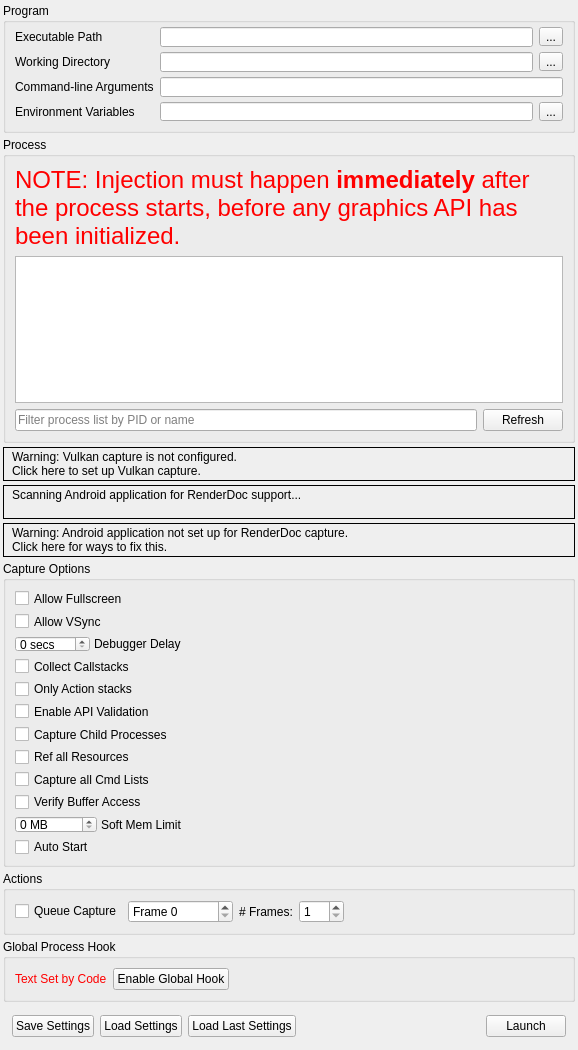
<?xml version="1.0" encoding="UTF-8"?>
<ui version="4.0">
 <class>CaptureDialog</class>
 <widget class="QFrame" name="CaptureDialog">
  <property name="geometry">
   <rect>
    <x>0</x>
    <y>0</y>
    <width>578</width>
    <height>1025</height>
   </rect>
  </property>
  <property name="windowTitle">
   <string>Launch Application</string>
  </property>
  <layout class="QVBoxLayout" name="verticalLayout">
   <property name="spacing">
    <number>4</number>
   </property>
   <property name="leftMargin">
    <number>3</number>
   </property>
   <property name="topMargin">
    <number>3</number>
   </property>
   <property name="rightMargin">
    <number>3</number>
   </property>
   <property name="bottomMargin">
    <number>3</number>
   </property>
   <item>
    <widget class="QGroupBox" name="exeGroup">
     <property name="sizePolicy">
      <sizepolicy hsizetype="Preferred" vsizetype="Minimum">
       <horstretch>0</horstretch>
       <verstretch>0</verstretch>
      </sizepolicy>
     </property>
     <property name="minimumSize">
      <size>
       <width>250</width>
       <height>130</height>
      </size>
     </property>
     <property name="title">
      <string>Program</string>
     </property>
     <layout class="QGridLayout" name="gridLayout">
      <property name="topMargin">
       <number>4</number>
      </property>
      <item row="0" column="0">
       <widget class="QLabel" name="exePathLabel">
        <property name="toolTip">
         <string>Browse for an executable file</string>
        </property>
        <property name="text">
         <string>Executable Path</string>
        </property>
       </widget>
      </item>
      <item row="0" column="2">
       <widget class="RDLineEdit" name="exePath">
        <property name="minimumSize">
         <size>
          <width>0</width>
          <height>20</height>
         </size>
        </property>
        <property name="toolTip">
         <string>Browse for an executable file</string>
        </property>
       </widget>
      </item>
      <item row="0" column="3">
       <widget class="QToolButton" name="exePathBrowse">
        <property name="toolTip">
         <string>Browse for an executable file</string>
        </property>
        <property name="text">
         <string>...</string>
        </property>
       </widget>
      </item>
      <item row="1" column="0">
       <widget class="QLabel" name="workDirLabel">
        <property name="toolTip">
         <string>Browse for a working directory</string>
        </property>
        <property name="text">
         <string>Working Directory</string>
        </property>
       </widget>
      </item>
      <item row="1" column="2">
       <widget class="RDLineEdit" name="workDirPath">
        <property name="minimumSize">
         <size>
          <width>0</width>
          <height>20</height>
         </size>
        </property>
        <property name="toolTip">
         <string>Browse for a working directory</string>
        </property>
       </widget>
      </item>
      <item row="1" column="3">
       <widget class="QToolButton" name="workDirBrowse">
        <property name="toolTip">
         <string>Browse for a working directory</string>
        </property>
        <property name="text">
         <string>...</string>
        </property>
       </widget>
      </item>
      <item row="2" column="0">
       <widget class="QLabel" name="cmdLineLabel">
        <property name="toolTip">
         <string>The command-line that will be passed to the executable on launch</string>
        </property>
        <property name="text">
         <string>Command-line Arguments</string>
        </property>
       </widget>
      </item>
      <item row="2" column="2" colspan="2">
       <widget class="RDLineEdit" name="cmdline">
        <property name="minimumSize">
         <size>
          <width>0</width>
          <height>20</height>
         </size>
        </property>
        <property name="toolTip">
         <string>The command-line that will be passed to the executable on launch</string>
        </property>
       </widget>
      </item>
      <item row="3" column="0">
       <widget class="QLabel" name="envVarLabel">
        <property name="toolTip">
         <string>The environment variables for the executable</string>
        </property>
        <property name="text">
         <string>Environment Variables</string>
        </property>
       </widget>
      </item>
      <item row="3" column="2">
       <widget class="QLineEdit" name="envVar">
        <property name="toolTip">
         <string>The environment variables for the executable</string>
        </property>
        <property name="readOnly">
         <bool>true</bool>
        </property>
       </widget>
      </item>
      <item row="3" column="3">
       <widget class="QToolButton" name="envVarEdit">
        <property name="toolTip">
         <string>The environment variables for the executable</string>
        </property>
        <property name="text">
         <string>...</string>
        </property>
       </widget>
      </item>
     </layout>
    </widget>
   </item>
   <item>
    <widget class="QGroupBox" name="injectGroup">
     <property name="sizePolicy">
      <sizepolicy hsizetype="Preferred" vsizetype="Expanding">
       <horstretch>0</horstretch>
       <verstretch>100</verstretch>
      </sizepolicy>
     </property>
     <property name="minimumSize">
      <size>
       <width>250</width>
       <height>260</height>
      </size>
     </property>
     <property name="title">
      <string>Process</string>
     </property>
     <layout class="QGridLayout" name="gridLayout_2">
      <item row="0" column="0" colspan="2">
       <widget class="QLabel" name="processWarning">
        <property name="palette">
         <palette>
          <active>
           <colorrole role="WindowText">
            <brush brushstyle="SolidPattern">
             <color alpha="255">
              <red>255</red>
              <green>0</green>
              <blue>0</blue>
             </color>
            </brush>
           </colorrole>
          </active>
          <inactive>
           <colorrole role="WindowText">
            <brush brushstyle="SolidPattern">
             <color alpha="255">
              <red>255</red>
              <green>0</green>
              <blue>0</blue>
             </color>
            </brush>
           </colorrole>
          </inactive>
          <disabled>
           <colorrole role="WindowText">
            <brush brushstyle="SolidPattern">
             <color alpha="255">
              <red>106</red>
              <green>104</green>
              <blue>100</blue>
             </color>
            </brush>
           </colorrole>
          </disabled>
         </palette>
        </property>
        <property name="font">
         <font>
          <pointsize>18</pointsize>
         </font>
        </property>
        <property name="text">
         <string>NOTE: Injection must happen &lt;b&gt;immediately&lt;/b&gt; after the process starts, before any graphics API has been initialized.</string>
        </property>
        <property name="wordWrap">
         <bool>true</bool>
        </property>
       </widget>
      </item>
      <item row="1" column="0" colspan="2">
       <widget class="QTreeView" name="processList">
        <property name="sizePolicy">
         <sizepolicy hsizetype="Preferred" vsizetype="Expanding">
          <horstretch>0</horstretch>
          <verstretch>0</verstretch>
         </sizepolicy>
        </property>
        <property name="minimumSize">
         <size>
          <width>0</width>
          <height>100</height>
         </size>
        </property>
        <property name="editTriggers">
         <set>QAbstractItemView::NoEditTriggers</set>
        </property>
        <property name="indentation">
         <number>0</number>
        </property>
        <property name="rootIsDecorated">
         <bool>false</bool>
        </property>
        <property name="itemsExpandable">
         <bool>false</bool>
        </property>
        <property name="sortingEnabled">
         <bool>true</bool>
        </property>
       </widget>
      </item>
      <item row="2" column="0">
       <widget class="QLineEdit" name="processFilter">
        <property name="placeholderText">
         <string>Filter process list by PID or name</string>
        </property>
       </widget>
      </item>
      <item row="2" column="1">
       <widget class="QPushButton" name="processRefesh">
        <property name="text">
         <string>Refresh</string>
        </property>
       </widget>
      </item>
     </layout>
    </widget>
   </item>
   <item>
    <widget class="RDLabel" name="vulkanLayerWarn">
     <property name="cursor">
      <cursorShape>PointingHandCursor</cursorShape>
     </property>
     <property name="frameShape">
      <enum>QFrame::Box</enum>
     </property>
     <property name="text">
      <string>&lt;html&gt;&lt;head/&gt;&lt;body&gt;&lt;table&gt;&lt;tr&gt;&lt;td valign=&quot;middle&quot;&gt;&lt;img width=&quot;16&quot; src=&quot;:/information.png&quot;/&gt;&lt;/td&gt;&lt;td&gt;&lt;p&gt;Warning: Vulkan capture is not configured.&lt;br/&gt;Click here to set up Vulkan capture.&lt;/p&gt;&lt;/td&gt;&lt;/tr&gt;&lt;/table&gt;&lt;/body&gt;&lt;/html&gt;</string>
     </property>
     <property name="textFormat">
      <enum>Qt::RichText</enum>
     </property>
     <property name="margin">
      <number>3</number>
     </property>
    </widget>
   </item>
   <item>
    <widget class="RDLabel" name="androidScan">
     <property name="cursor">
      <cursorShape>PointingHandCursor</cursorShape>
     </property>
     <property name="frameShape">
      <enum>QFrame::Box</enum>
     </property>
     <property name="text">
      <string>&lt;html&gt;&lt;head/&gt;&lt;body&gt;&lt;table&gt;&lt;tr&gt;&lt;td valign=&quot;middle&quot;&gt;&lt;img width=&quot;16&quot; src=&quot;:/information.png&quot;/&gt;&lt;/td&gt;&lt;td valign=&quot;middle&quot;&gt;&lt;p&gt;Scanning Android application for RenderDoc support...&lt;br/&gt;&lt;/p&gt;&lt;/td&gt;&lt;/tr&gt;&lt;/table&gt;&lt;/body&gt;&lt;/html&gt;</string>
     </property>
     <property name="textFormat">
      <enum>Qt::RichText</enum>
     </property>
     <property name="margin">
      <number>3</number>
     </property>
    </widget>
   </item>
   <item>
    <widget class="RDLabel" name="androidWarn">
     <property name="cursor">
      <cursorShape>PointingHandCursor</cursorShape>
     </property>
     <property name="frameShape">
      <enum>QFrame::Box</enum>
     </property>
     <property name="text">
      <string>&lt;html&gt;&lt;head/&gt;&lt;body&gt;&lt;table&gt;&lt;tr&gt;&lt;td valign=&quot;middle&quot;&gt;&lt;img width=&quot;16&quot; src=&quot;:/information.png&quot;/&gt;&lt;/td&gt;&lt;td&gt;&lt;p&gt;Warning: Android application not set up for RenderDoc capture.&lt;br/&gt;Click here for ways to fix this.&lt;/p&gt;&lt;/td&gt;&lt;/tr&gt;&lt;/table&gt;&lt;/body&gt;&lt;/html&gt;</string>
     </property>
     <property name="textFormat">
      <enum>Qt::RichText</enum>
     </property>
     <property name="margin">
      <number>3</number>
     </property>
    </widget>
   </item>
   <item>
    <widget class="QGroupBox" name="optionsGroup">
     <property name="sizePolicy">
      <sizepolicy hsizetype="Preferred" vsizetype="Minimum">
       <horstretch>0</horstretch>
       <verstretch>0</verstretch>
      </sizepolicy>
     </property>
     <property name="title">
      <string>Capture Options</string>
     </property>
     <layout class="QVBoxLayout" name="verticalLayout_2">
      <item>
       <widget class="QCheckBox" name="AllowFullscreen">
        <property name="toolTip">
         <string>Allows the application to switch to full-screen mode</string>
        </property>
        <property name="text">
         <string>Allow Fullscreen</string>
        </property>
       </widget>
      </item>
      <item>
       <widget class="QCheckBox" name="AllowVSync">
        <property name="toolTip">
         <string>Allows the application to enable v-sync</string>
        </property>
        <property name="text">
         <string>Allow VSync</string>
        </property>
       </widget>
      </item>
      <item>
       <widget class="QFrame" name="DebuggerDelayFrame">
        <property name="sizePolicy">
         <sizepolicy hsizetype="Fixed" vsizetype="Preferred">
          <horstretch>0</horstretch>
          <verstretch>0</verstretch>
         </sizepolicy>
        </property>
        <property name="frameShape">
         <enum>QFrame::NoFrame</enum>
        </property>
        <property name="frameShadow">
         <enum>QFrame::Plain</enum>
        </property>
        <layout class="QHBoxLayout" name="horizontalLayout_3">
         <property name="spacing">
          <number>4</number>
         </property>
         <property name="leftMargin">
          <number>0</number>
         </property>
         <property name="topMargin">
          <number>0</number>
         </property>
         <property name="rightMargin">
          <number>0</number>
         </property>
         <property name="bottomMargin">
          <number>0</number>
         </property>
         <item>
          <widget class="QDoubleSpinBox" name="DelayForDebugger">
           <property name="sizePolicy">
            <sizepolicy hsizetype="Minimum" vsizetype="Fixed">
             <horstretch>0</horstretch>
             <verstretch>0</verstretch>
            </sizepolicy>
           </property>
           <property name="minimumSize">
            <size>
             <width>40</width>
             <height>0</height>
            </size>
           </property>
           <property name="toolTip">
            <string>Pauses for N seconds after launching the process, to allow a debugger to attach</string>
           </property>
           <property name="suffix">
            <string comment="seconds"> secs</string>
           </property>
           <property name="decimals">
            <number>0</number>
           </property>
           <property name="maximum">
            <double>120.000000000000000</double>
           </property>
           <property name="value">
            <double>0.000000000000000</double>
           </property>
          </widget>
         </item>
         <item>
          <widget class="QLabel" name="DebuggerDelayLabel">
           <property name="sizePolicy">
            <sizepolicy hsizetype="Fixed" vsizetype="Preferred">
             <horstretch>0</horstretch>
             <verstretch>0</verstretch>
            </sizepolicy>
           </property>
           <property name="toolTip">
            <string>Pauses for N seconds after launching the process, to allow a debugger to attach</string>
           </property>
           <property name="text">
            <string>Debugger Delay</string>
           </property>
          </widget>
         </item>
        </layout>
       </widget>
      </item>
      <item>
       <widget class="QCheckBox" name="CaptureCallstacks">
        <property name="toolTip">
         <string>Collect a callstack on every API call</string>
        </property>
        <property name="text">
         <string>Collect Callstacks</string>
        </property>
       </widget>
      </item>
      <item>
       <widget class="QCheckBox" name="CaptureCallstacksOnlyActions">
        <property name="toolTip">
         <string>Only collect callstacks on actions (draws, dispatches, clears, copies, etc)</string>
        </property>
        <property name="text">
         <string>Only Action stacks</string>
        </property>
       </widget>
      </item>
      <item>
       <widget class="QCheckBox" name="APIValidation">
        <property name="toolTip">
         <string>Initialise the graphics API with built-in validation enabled - allows capturing and reading of errors and warnings generated by the API's own debugging system</string>
        </property>
        <property name="text">
         <string>Enable API Validation</string>
        </property>
       </widget>
      </item>
      <item>
       <widget class="QCheckBox" name="HookIntoChildren">
        <property name="toolTip">
         <string>Hook into child processes - useful with launchers or similar intermediate processes</string>
        </property>
        <property name="text">
         <string>Capture Child Processes</string>
        </property>
       </widget>
      </item>
      <item>
       <widget class="QCheckBox" name="RefAllResources">
        <property name="toolTip">
         <string>Consider all resources to be included, even if unused in the capture frame</string>
        </property>
        <property name="text">
         <string>Ref all Resources</string>
        </property>
       </widget>
      </item>
      <item>
       <widget class="QCheckBox" name="CaptureAllCmdLists">
        <property name="toolTip">
         <string>When enabled, all deferred command lists will be saved even while idling. This has an overhead but ensures if you hold onto a list it will be captured.</string>
        </property>
        <property name="text">
         <string>Capture all Cmd Lists</string>
        </property>
       </widget>
      </item>
      <item>
       <widget class="QCheckBox" name="VerifyBufferAccess">
        <property name="toolTip">
         <string>When enabled, verify some buffer access on OpenGL and D3D11. This initialises buffers with undefined contents on creation to 0xdddddddd instead of 0x0, and verifies that Map() bounds are not overrun.</string>
        </property>
        <property name="text">
         <string>Verify Buffer Access</string>
        </property>
       </widget>
      </item>
      <item>
       <widget class="QFrame" name="SoftMemoryLimitFrame">
        <property name="sizePolicy">
         <sizepolicy hsizetype="Fixed" vsizetype="Preferred">
          <horstretch>0</horstretch>
          <verstretch>0</verstretch>
         </sizepolicy>
        </property>
        <property name="frameShape">
         <enum>QFrame::NoFrame</enum>
        </property>
        <property name="frameShadow">
         <enum>QFrame::Plain</enum>
        </property>
        <layout class="QHBoxLayout" name="SoftMemoryLimitLayout">
         <property name="spacing">
          <number>4</number>
         </property>
         <property name="leftMargin">
          <number>0</number>
         </property>
         <property name="topMargin">
          <number>0</number>
         </property>
         <property name="rightMargin">
          <number>0</number>
         </property>
         <property name="bottomMargin">
          <number>0</number>
         </property>
         <item>
          <widget class="QDoubleSpinBox" name="SoftMemoryLimit">
           <property name="sizePolicy">
            <sizepolicy hsizetype="Minimum" vsizetype="Fixed">
             <horstretch>0</horstretch>
             <verstretch>0</verstretch>
            </sizepolicy>
           </property>
           <property name="minimumSize">
            <size>
             <width>40</width>
             <height>0</height>
            </size>
           </property>
           <property name="toolTip">
            <string>Specifies a soft memory limit which some APIs may use to limit graphics memory use and use disk space instead for storing temporary data.</string>
           </property>
           <property name="suffix">
            <string comment="seconds"> MB</string>
           </property>
           <property name="decimals">
            <number>0</number>
           </property>
           <property name="maximum">
            <double>99999.000000000000000</double>
           </property>
           <property name="value">
            <double>0.000000000000000</double>
           </property>
          </widget>
         </item>
         <item>
          <widget class="QLabel" name="SoftMemoryLimitLabel">
           <property name="sizePolicy">
            <sizepolicy hsizetype="Fixed" vsizetype="Preferred">
             <horstretch>0</horstretch>
             <verstretch>0</verstretch>
            </sizepolicy>
           </property>
           <property name="toolTip">
            <string>Specifies a soft memory limit which some APIs may use to limit graphics memory use and use disk space instead for storing temporary data.</string>
           </property>
           <property name="text">
            <string>Soft Mem Limit</string>
           </property>
          </widget>
         </item>
        </layout>
       </widget>
      </item>
      <item>
       <widget class="QCheckBox" name="AutoStart">
        <property name="toolTip">
         <string>If these capture settings are saved &amp; run, auto start the capture instantly on load</string>
        </property>
        <property name="text">
         <string>Auto Start</string>
        </property>
       </widget>
      </item>
     </layout>
    </widget>
   </item>
   <item>
    <widget class="QGroupBox" name="actionGroup">
     <property name="sizePolicy">
      <sizepolicy hsizetype="Preferred" vsizetype="Minimum">
       <horstretch>0</horstretch>
       <verstretch>0</verstretch>
      </sizepolicy>
     </property>
     <property name="title">
      <string>Actions</string>
     </property>
     <layout class="QHBoxLayout" name="horizontalLayout_5">
      <item>
       <widget class="QCheckBox" name="queueFrameCap">
        <property name="text">
         <string>Queue Capture</string>
        </property>
       </widget>
      </item>
      <item>
       <widget class="QDoubleSpinBox" name="queuedFrame">
        <property name="sizePolicy">
         <sizepolicy hsizetype="Fixed" vsizetype="Fixed">
          <horstretch>0</horstretch>
          <verstretch>0</verstretch>
         </sizepolicy>
        </property>
        <property name="prefix">
         <string comment="Frame number" extracomment="To Capture">Frame </string>
        </property>
        <property name="suffix">
         <string/>
        </property>
        <property name="decimals">
         <number>0</number>
        </property>
        <property name="minimum">
         <double>0.000000000000000</double>
        </property>
        <property name="maximum">
         <double>4294967295.000000000000000</double>
        </property>
       </widget>
      </item>
      <item>
       <widget class="QLabel" name="numFramesLabel">
        <property name="sizePolicy">
         <sizepolicy hsizetype="Preferred" vsizetype="Preferred">
          <horstretch>0</horstretch>
          <verstretch>0</verstretch>
         </sizepolicy>
        </property>
        <property name="text">
         <string># Frames:</string>
        </property>
       </widget>
      </item>
      <item>
       <widget class="QDoubleSpinBox" name="numFrames">
        <property name="minimumSize">
         <size>
          <width>45</width>
          <height>0</height>
         </size>
        </property>
        <property name="decimals">
         <number>0</number>
        </property>
        <property name="minimum">
         <double>1.000000000000000</double>
        </property>
        <property name="maximum">
         <double>10.000000000000000</double>
        </property>
       </widget>
      </item>
      <item>
       <spacer name="ActionsSpacer">
        <property name="orientation">
         <enum>Qt::Horizontal</enum>
        </property>
        <property name="sizeHint" stdset="0">
         <size>
          <width>596</width>
          <height>20</height>
         </size>
        </property>
       </spacer>
      </item>
     </layout>
    </widget>
   </item>
   <item>
    <widget class="QGroupBox" name="globalGroup">
     <property name="sizePolicy">
      <sizepolicy hsizetype="Preferred" vsizetype="Minimum">
       <horstretch>0</horstretch>
       <verstretch>0</verstretch>
      </sizepolicy>
     </property>
     <property name="title">
      <string>Global Process Hook</string>
     </property>
     <layout class="QHBoxLayout" name="horizontalLayout_2">
      <item>
       <widget class="QLabel" name="globalLabel">
        <property name="palette">
         <palette>
          <active>
           <colorrole role="WindowText">
            <brush brushstyle="SolidPattern">
             <color alpha="255">
              <red>255</red>
              <green>0</green>
              <blue>0</blue>
             </color>
            </brush>
           </colorrole>
          </active>
          <inactive>
           <colorrole role="WindowText">
            <brush brushstyle="SolidPattern">
             <color alpha="255">
              <red>255</red>
              <green>0</green>
              <blue>0</blue>
             </color>
            </brush>
           </colorrole>
          </inactive>
          <disabled>
           <colorrole role="WindowText">
            <brush brushstyle="SolidPattern">
             <color alpha="255">
              <red>106</red>
              <green>104</green>
              <blue>100</blue>
             </color>
            </brush>
           </colorrole>
          </disabled>
         </palette>
        </property>
        <property name="text">
         <string>Text Set by Code</string>
        </property>
       </widget>
      </item>
      <item>
       <widget class="QPushButton" name="toggleGlobal">
        <property name="text">
         <string>Enable Global Hook</string>
        </property>
        <property name="checkable">
         <bool>true</bool>
        </property>
        <property name="checked">
         <bool>false</bool>
        </property>
       </widget>
      </item>
      <item>
       <spacer name="globalSpacer">
        <property name="orientation">
         <enum>Qt::Horizontal</enum>
        </property>
        <property name="sizeHint" stdset="0">
         <size>
          <width>587</width>
          <height>20</height>
         </size>
        </property>
       </spacer>
      </item>
     </layout>
    </widget>
   </item>
   <item>
    <widget class="QFrame" name="buttonsFrame">
     <property name="sizePolicy">
      <sizepolicy hsizetype="Preferred" vsizetype="Minimum">
       <horstretch>0</horstretch>
       <verstretch>0</verstretch>
      </sizepolicy>
     </property>
     <property name="frameShape">
      <enum>QFrame::NoFrame</enum>
     </property>
     <property name="frameShadow">
      <enum>QFrame::Plain</enum>
     </property>
     <layout class="QHBoxLayout" name="horizontalLayout">
      <item>
       <widget class="QPushButton" name="saveSettings">
        <property name="toolTip">
         <string>Save these capture settings to file to load later</string>
        </property>
        <property name="text">
         <string>Save Settings</string>
        </property>
       </widget>
      </item>
      <item>
       <widget class="QPushButton" name="loadSettings">
        <property name="sizePolicy">
         <sizepolicy hsizetype="Minimum" vsizetype="Fixed">
          <horstretch>0</horstretch>
          <verstretch>0</verstretch>
         </sizepolicy>
        </property>
        <property name="toolTip">
         <string>Load a saved set of capture settings</string>
        </property>
        <property name="text">
         <string>Load Settings</string>
        </property>
       </widget>
      </item>
      <item>
       <widget class="QPushButton" name="loadLastCapture">
        <property name="sizePolicy">
         <sizepolicy hsizetype="Minimum" vsizetype="Fixed">
          <horstretch>0</horstretch>
          <verstretch>0</verstretch>
         </sizepolicy>
        </property>
        <property name="toolTip">
         <string>Load the most recently used capture settings</string>
        </property>
        <property name="text">
         <string>Load Last Settings</string>
        </property>
       </widget>
      </item>
      <item>
       <spacer name="buttonsSpace">
        <property name="orientation">
         <enum>Qt::Horizontal</enum>
        </property>
        <property name="sizeType">
         <enum>QSizePolicy::Expanding</enum>
        </property>
        <property name="sizeHint" stdset="0">
         <size>
          <width>556</width>
          <height>20</height>
         </size>
        </property>
       </spacer>
      </item>
      <item>
       <widget class="QPushButton" name="launch">
        <property name="toolTip">
         <string>Launch the selected program with RenderDoc enabled for capture</string>
        </property>
        <property name="text">
         <string>Launch</string>
        </property>
       </widget>
      </item>
     </layout>
    </widget>
   </item>
   <item>
    <spacer name="topVerticalSpacer">
     <property name="orientation">
      <enum>Qt::Vertical</enum>
     </property>
     <property name="sizeHint" stdset="0">
      <size>
       <width>0</width>
       <height>0</height>
      </size>
     </property>
    </spacer>
   </item>
  </layout>
 </widget>
 <customwidgets>
  <customwidget>
   <class>RDLabel</class>
   <extends>QLabel</extends>
   <header>Widgets/Extended/RDLabel.h</header>
  </customwidget>
  <customwidget>
   <class>RDLineEdit</class>
   <extends>QLineEdit</extends>
   <header>Widgets/Extended/RDLineEdit.h</header>
  </customwidget>
 </customwidgets>
 <resources/>
 <connections/>
</ui>
